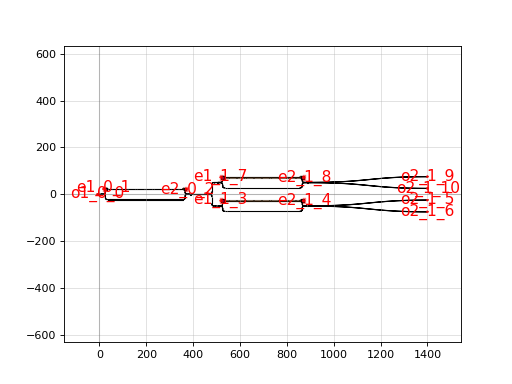

This figure's Python source:
import gdsfactory as gf

c = gf.components.switch_tree(noutputs=4, spacing=[500, 100], cross_section='strip')
c.plot()
